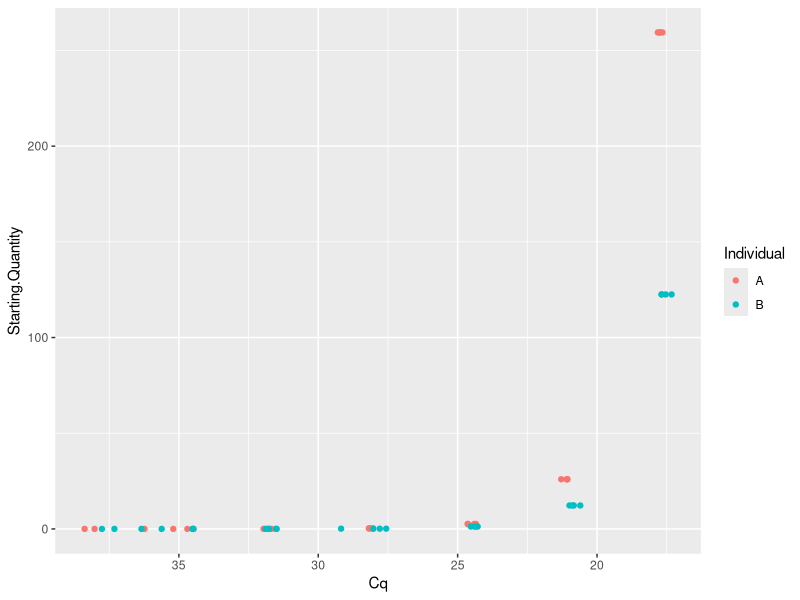
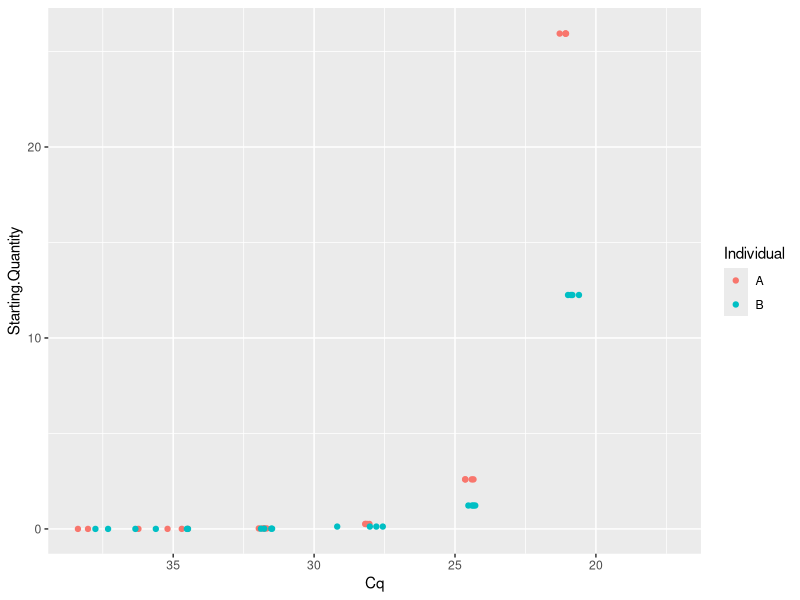
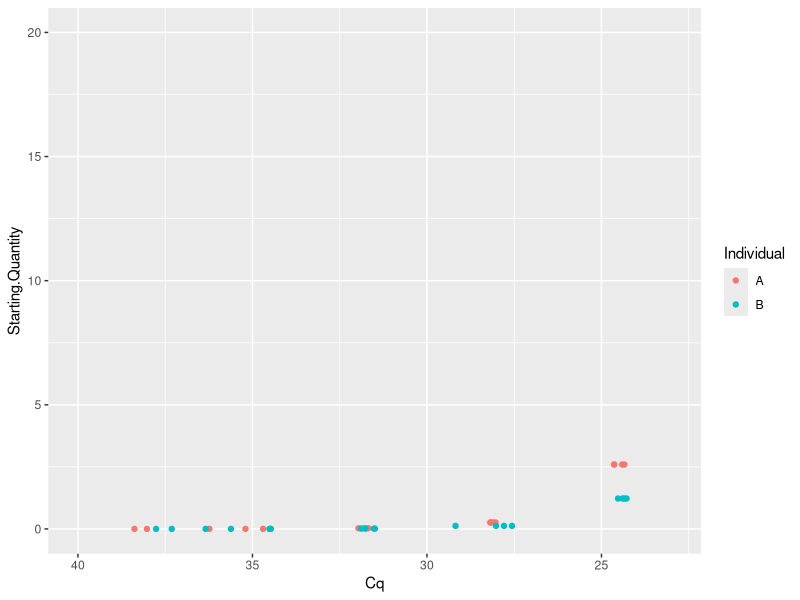
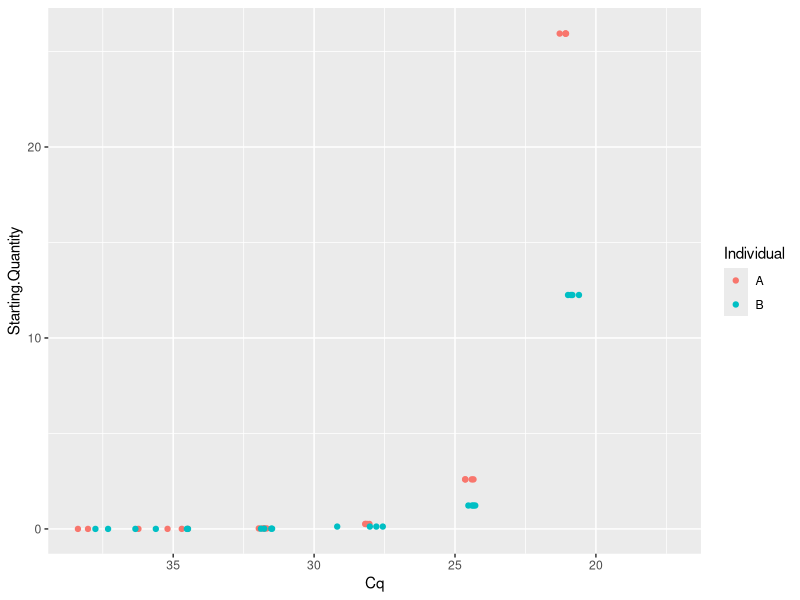
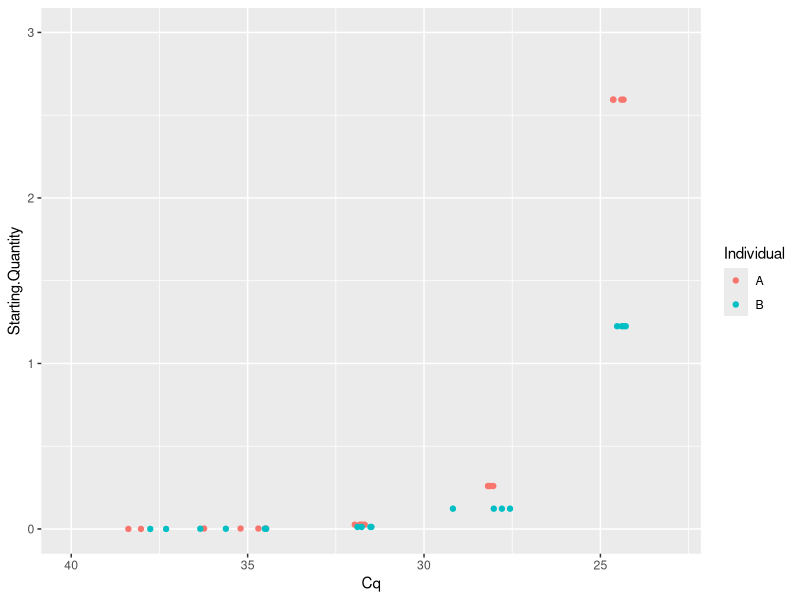
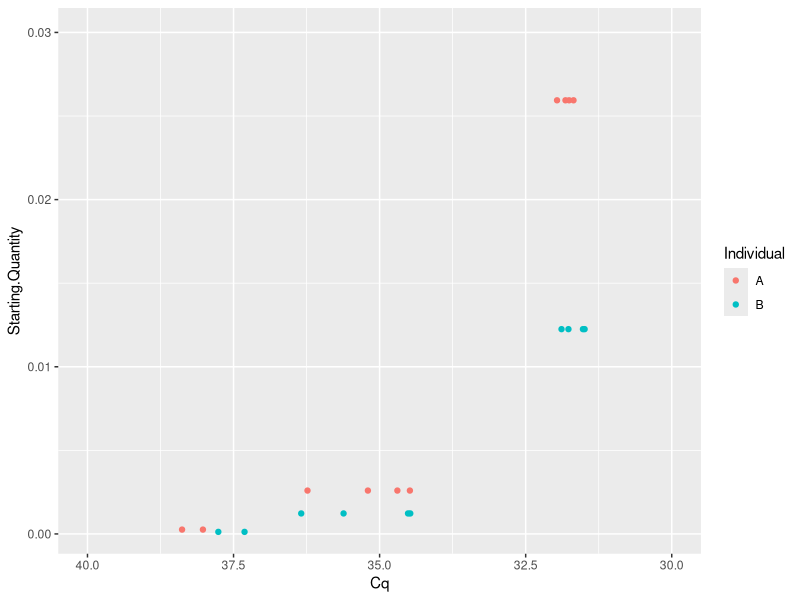
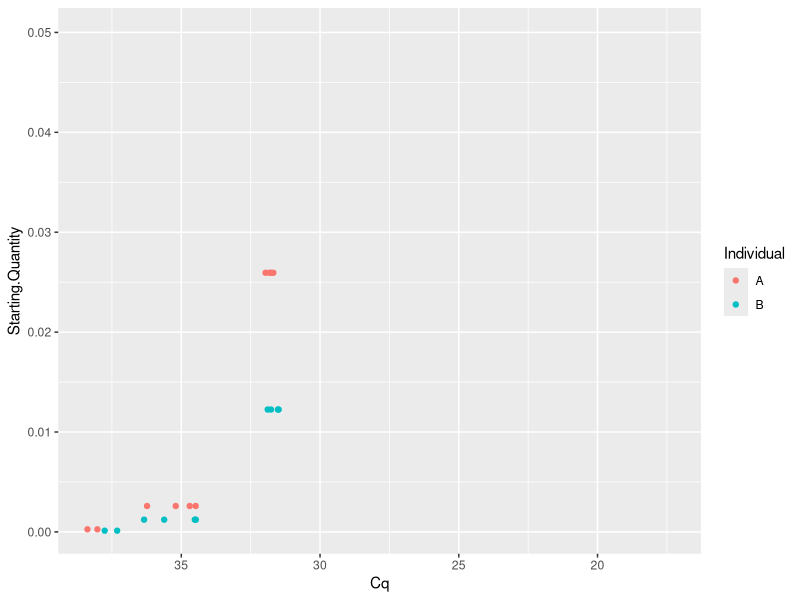
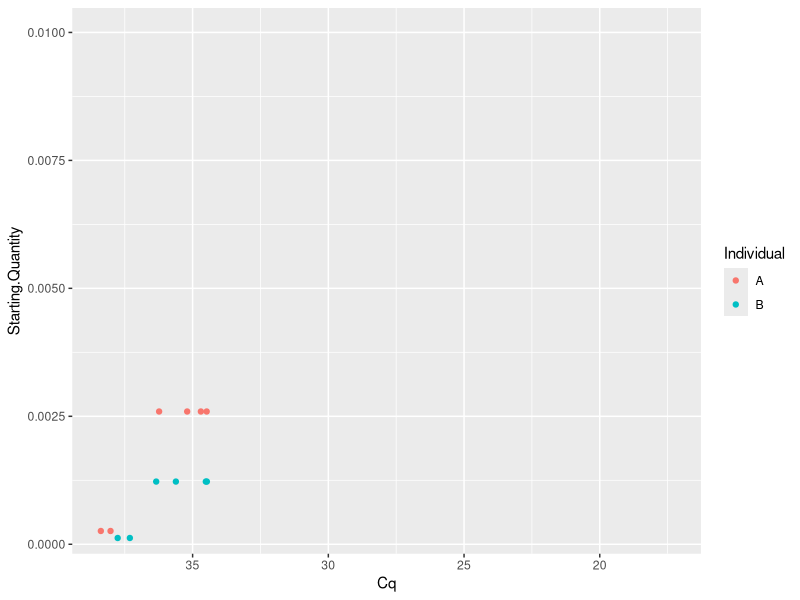

These charts were generated, in order, by the following R code: (Note: this script raises an error after producing the figures.)
install.packages("here")
require(here)
require("ggplot2")
library("ggplot2")
dat_eDNA = read.csv(here("data", "QuantificationCqResults.csv"))
require("dplyr")
eDNA_summ <- dat_eDNA %>% group_by(column) %>% summarize(mean = mean(Cq),
            sd = sd(Cq))
p= dat_eDNA %>% ggplot(aes(y = Starting.Quantity, x = Cq, group = column, color= Individual)) + geom_point() +scale_x_reverse() 
p
p+ coord_cartesian(ylim = c(.0003, 26))
p+ coord_cartesian(xlim = c(40,23),(ylim = c(.0003, 20)))
p+ coord_cartesian(ylim = c(.0003, 26))
p+ coord_cartesian(xlim = c(40,23),(ylim = c(.0003, 3)))
p+ coord_cartesian(xlim = c(40,30),(ylim = c(.0003, .03)))

p+ coord_cartesian(ylim = c(.0003, .05))
p+ coord_cartesian(ylim = c(.0003, .01))



q= p + stat_summary(fun.data=mean_sdl, fun.args = list(mult=1))  

p+stat_summary(fun.data=mean_sdl, fun.args = list(mult=1), 
                                                                                 geom="errorbar", color="red", width=0.2) +
  stat_summary(fun.x=sd, geom="errorbar", color= "red")


q+ coord_cartesian(ylim = c(.0003, 26))
q+ coord_cartesian(ylim = c(.0003, .01))









p= dat_eDNA %>% ggplot(aes(y = Starting.Quantity, x = Cq, group = column, color= Individual)) + geom_point() +scale_x_reverse(3,.0003)

ggplot(dat_eDNA, aes(y = Starting.Quantity, x = Cq, colour=supp, group=supp)) + geom_errorbar(aes(colour="black", width=.1) +geom_line() +geom_point())
  
  stat_summary(fun.y=mean, geom="point", color= "blue", width= .001)